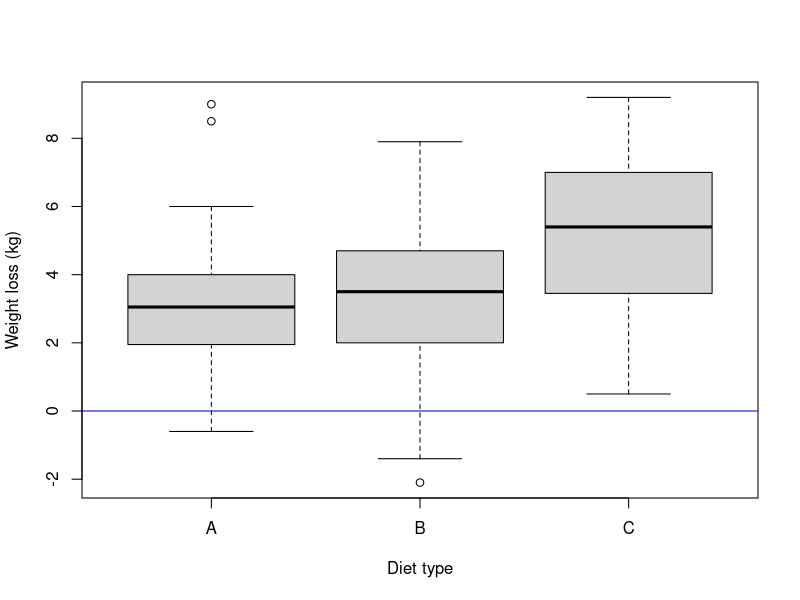
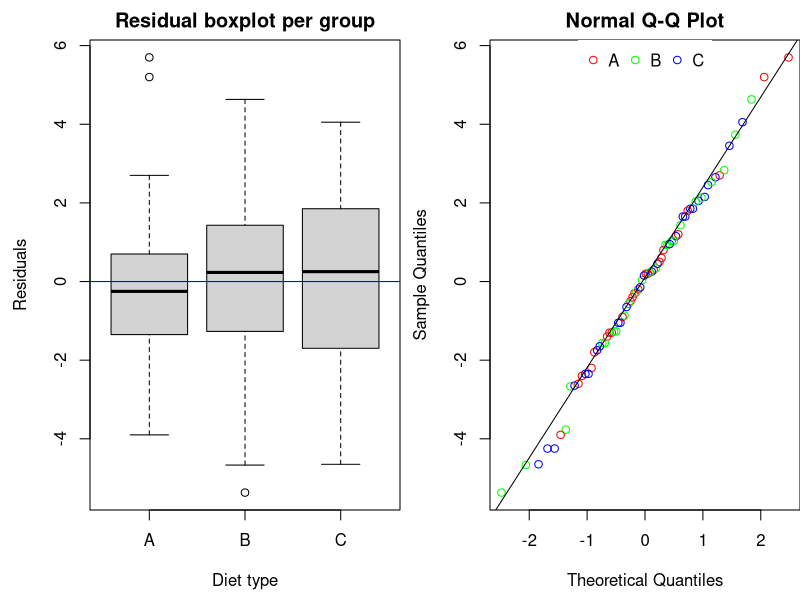
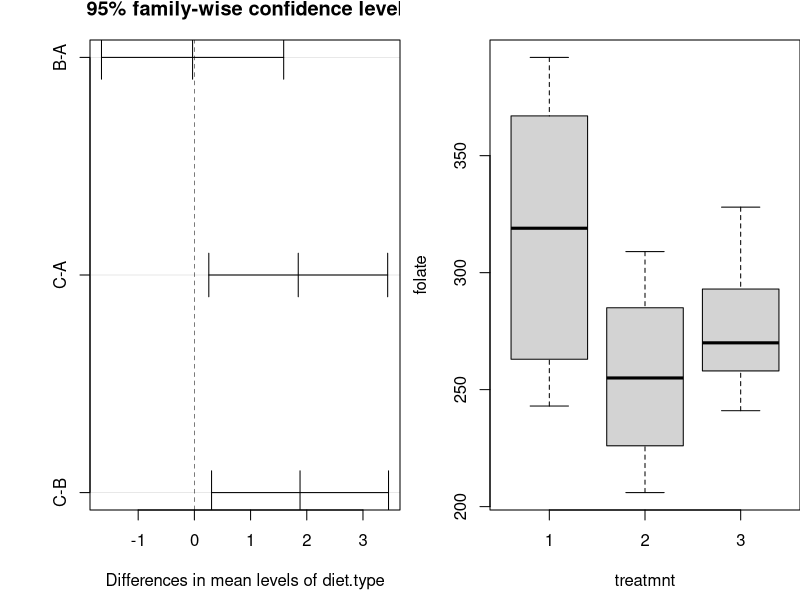
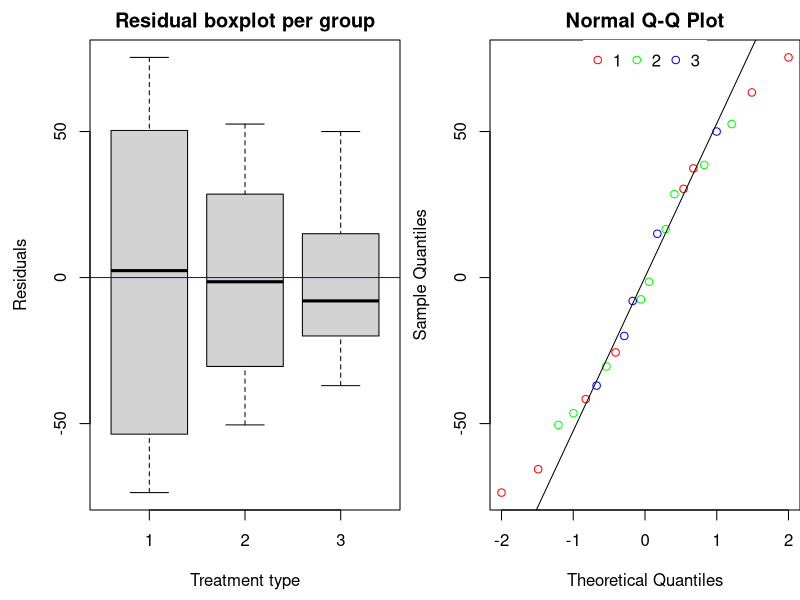
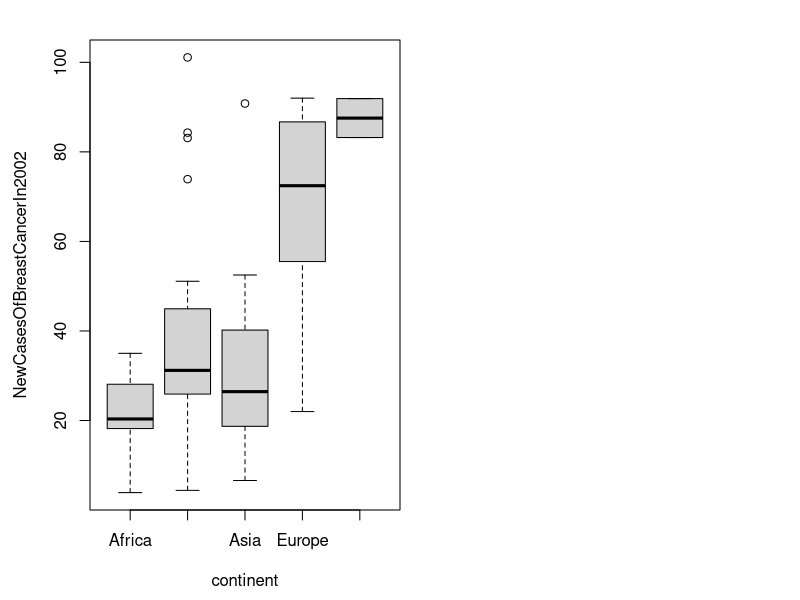
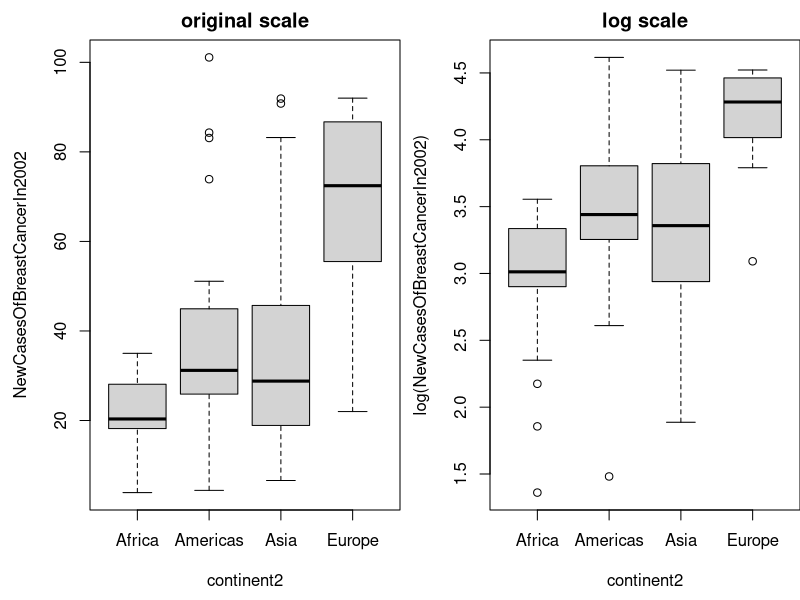
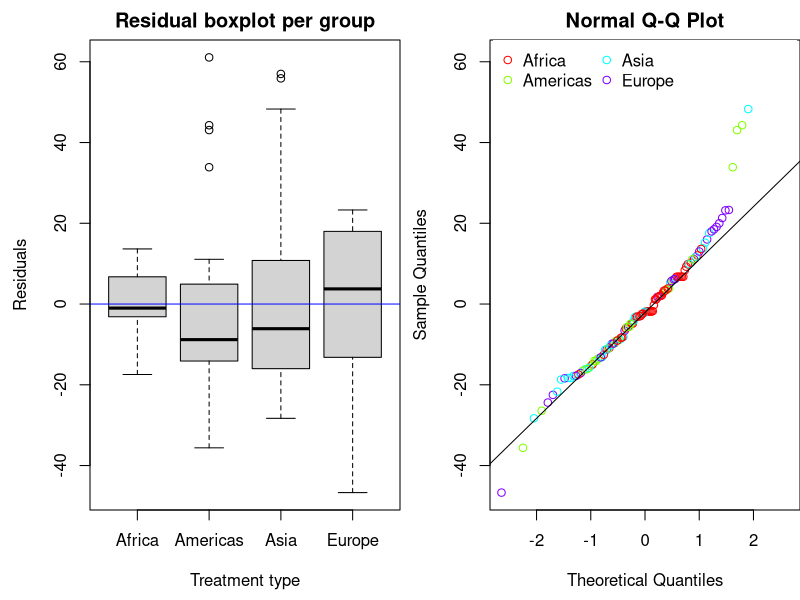

Generate these figures, in order, with R:
## ---- chunk 1
# change working directory: should be the directory containg the Markdown files:
# setwd("/Volumes/Files/courses/cruk/LinearModelAndExtensions/20210312/Practicals/")

## ---- chunk 2
diet = read.csv("data/diet.csv",row.names=1)
diet$weight.loss = diet$initial.weight - diet$final.weight 
diet$diet.type   = factor(diet$diet.type,levels=c("A","B","C"))
diet$gender      = factor(diet$gender,levels=c("Female","Male"))
boxplot(weight.loss~diet.type,data=diet,col="light gray",
        ylab = "Weight loss (kg)", xlab = "Diet type")
abline(h=0,col="blue")
## ---- chunk 3
diet.fisher  = aov(weight.loss~diet.type,data=diet)
diet.welch   = oneway.test(weight.loss~diet.type,data=diet)
diet.kruskal = kruskal.test(weight.loss~diet.type,data=diet)

summary(diet.fisher)
print(diet.welch)
print(diet.kruskal)
## ---- chunk 4
summary(aov(weight.loss~diet.type,data=diet[diet$diet.type!="B",]))
t.test(weight.loss~diet.type,data=diet[diet$diet.type!="B",],var.equal = TRUE)
## ---- chunk 5
# mean and median weight loss per group:
mean_group   = tapply(diet$weight.loss,diet$diet.type,mean)
median_group = tapply(diet$weight.loss,diet$diet.type,median)
mean_group
median_group
# residuals:
diet$resid.mean   = (diet$weight.loss - mean_group[as.numeric(diet$diet.type)])
diet$resid.median = (diet$weight.loss - median_group[as.numeric(diet$diet.type)])
diet[1:10,]
## ---- chunk 6
par(mfrow=c(1,2),mar=c(4.5,4.5,2,0)) 
#
boxplot(resid.mean~diet.type,data=diet,main="Residual boxplot per group",col="light gray",xlab="Diet type",ylab="Residuals")
abline(h=0,col="blue")
#
col_group = rainbow(nlevels(diet$diet.type))
qqnorm(diet$resid.mean,col=col_group[as.numeric(diet$diet.type)])
qqline(diet$resid.mean)
legend("top",legend=levels(diet$diet.type),col=col_group,pch=21,ncol=3,box.lwd=NA)
## ---- chunk 7
shapiro.test(diet$resid.mean)
bartlett.test(diet$resid.mean~as.numeric(diet$diet.type))
## ---- chunk 8
plot(TukeyHSD(diet.fisher))
t.test(weight.loss~diet.type,data=diet[diet$diet.type!="C",],var.equal = TRUE)
## ---- chunk 9
diet.fisher = aov(weight.loss~diet.type*gender,data=diet)
summary(diet.fisher)

anova(lm(weight.loss~diet.type*gender,data=diet))
## ---- chunk 10
amess = read.csv("data/amess.csv")
amess$treatmnt = as.factor(amess$treatmnt)
boxplot(folate~treatmnt,data=amess,col="light gray")

# resid:
mean_treatmnt   = tapply(amess$folate,amess$treatmnt,mean)
amess$resid.mean   = (amess$folate - mean_treatmnt[as.numeric(amess$treatmnt)])

# 
bartlett.test(amess$resid.mean~as.numeric(amess$treatmnt))

par(mfrow=c(1,2),mar=c(4.5,4.5,2,0)) 
#
boxplot(resid.mean~treatmnt,data=amess,main="Residual boxplot per group",col="light gray",xlab="Treatment type",ylab="Residuals")
abline(h=0,col="blue")
#
col_group = rainbow(nlevels(diet$diet.type))
qqnorm(amess$resid.mean,col=col_group[as.numeric(amess$treatmnt)])
qqline(amess$resid.mean)
legend("top",legend=levels(amess$treatmnt),col=col_group,pch=21,ncol=3,box.lwd=NA)


# welch:
amess.welch = oneway.test(folate~treatmnt,data=amess)
print(amess.welch)

amess.aov = aov(folate~treatmnt,data=amess)
summary(amess.aov)

## ---- chunk 11
breastcancer = read.csv("data/globalBreastCancerRisk.csv",row.names=1)
breastcancer$continent = factor(breastcancer$continent)

boxplot(NewCasesOfBreastCancerIn2002~continent,data=breastcancer,col="light gray")
table(breastcancer$continent)
breastcancer$continent2 = as.character(breastcancer$continent)
breastcancer$continent2[breastcancer$continent2=="Oceania"] = "Asia"
breastcancer$continent2 = factor(breastcancer$continent2)
table(breastcancer$continent2)

par(mfrow=c(1,2))
boxplot(NewCasesOfBreastCancerIn2002~continent2,data=breastcancer,col="light gray",
        main="original scale")
boxplot(log(NewCasesOfBreastCancerIn2002)~continent2,data=breastcancer,
        main="log scale",col="light gray")


# resid:
mean_continent2   = tapply(breastcancer$NewCasesOfBreastCancerIn2002,breastcancer$continent2,mean,na.rm=TRUE)
breastcancer$resid.mean   = (breastcancer$NewCasesOfBreastCancerIn2002 - mean_continent2[as.numeric(breastcancer$continent2)])

bartlett.test(breastcancer$resid.mean~as.numeric(breastcancer$continent2))
shapiro.test(breastcancer$resid.mean)
    # clear red flags !

par(mfrow=c(1,2),mar=c(4.5,4.5,2,0)) 
#
boxplot(resid.mean~continent2,data=breastcancer,main="Residual boxplot per group",col="light gray",xlab="Treatment type",ylab="Residuals")
abline(h=0,col="blue")
#
col_group = rainbow(nlevels(breastcancer$continent2))
qqnorm(breastcancer$resid.mean,col=col_group[as.numeric(breastcancer$continent2)])
qqline(breastcancer$resid.mean)
legend("top",legend=levels(breastcancer$continent2),col=col_group,pch=21,ncol=3,box.lwd=NA)


# kruskal-wallis:
breastcancer.kruskal = kruskal.test(NewCasesOfBreastCancerIn2002~continent2,data=breastcancer)
breastcancer.kruskal
